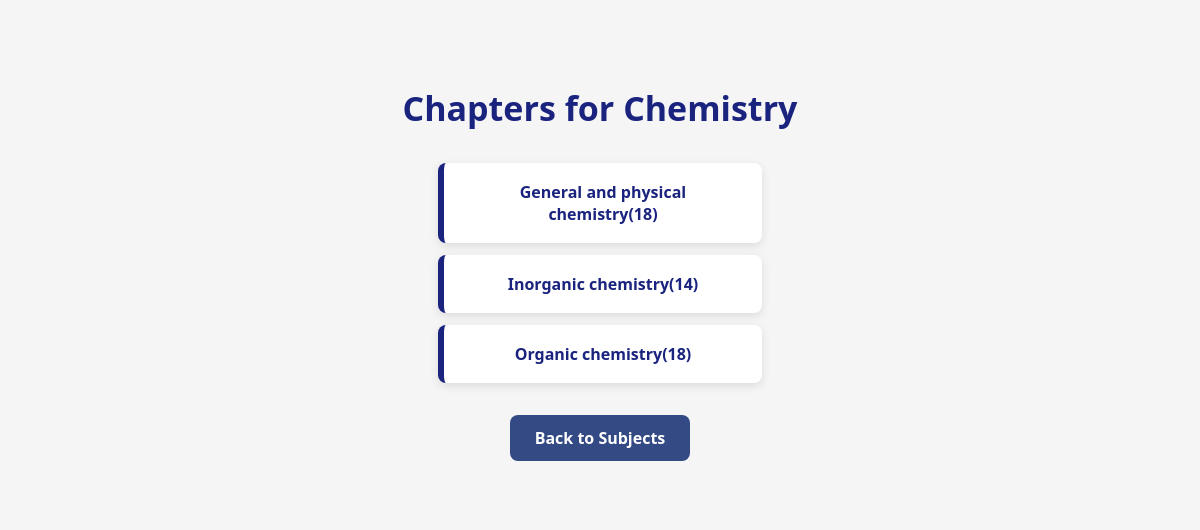
Screenshot of /subject/2/ with the database file from the repository.
### CEE_Quiz/models.py (models this page shows, shortened)
class Subject(models.Model):
    name = models.CharField(max_length=100)

class Chapter(models.Model):
    subject = models.ForeignKey(Subject, on_delete=models.CASCADE)
    name = models.CharField(max_length=100)

### CEE_Quiz/views.py (the view)
# urls.py: path('subject/<int:subject_id>/' , views.chapters,name='chapters' ),
def chapters(request, subject_id):
    subject = get_object_or_404(Subject, id= subject_id)
    chapters_list = Chapter.objects.filter(subject= subject)
    return render(request, 'chapter.html', {'subject':subject, 'chapters': chapters_list})

### CEE_Quiz/templates/chapter.html (shortened to what this page needs)
<!DOCTYPE html>
{% load static %}
<html lang="en">
<head>
    <link rel="stylesheet" href="{% static 'css/chapter.css' %}">
</head>
<body>
    <div class="container">
        <h1>Chapters for {{ subject.name }}</h1>
        <div class="chapter-container">
            {% for chap in chapters %}
                <div class="chapter-card">
                    <a href="{% url 'quiz' chap.id %}" class="chapter-link">{{ chap.name }}</a>
                </div>
        </div>
        <div class="back-button">
            <a href="{% url 'home' %}">Back to Subjects</a>
        </div>
    </div>
</body>
</html>

### CEE_Quiz/static/css/chapter.css (style rules this page uses)
body { font-family: 'Segoe UI', Tahoma, Geneva, Verdana, sans-serif; background: #f5f5f6; margin: 0; padding: 0; color: #333; }
.container { width: 85%; max-width: 900px; display: flex; flex-direction: column; margin: 40px auto; text-align: center; border: 2px solid transparent; padding: 20px; align-items: center; justify-content: flex-start; }
h1 { font-size: 34px; color: #1a237e; margin-bottom: 20px; }
a.chapter-link { display: block; margin: 12px auto; padding: 18px 25px; background: #fff; border-left: 6px solid #1a237e; border-radius: 8px; box-shadow: 0 3px 10px rgba(0,0,0,0.1); text-decoration: none; color: #1a237e; font-weight: bold; width: 80%; transition: all 0.3s ease; }
.back-button { margin-top: 20px; margin-bottom: 20px; }
.back-button a { display: inline-block; background-color: #344a84; color: #fff; padding: 12px 25px; border-radius: 8px; text-decoration: none; font-weight: bold; transition: background-color 0.2s, transform 0.2s; }

### rows the page displays
Subject: name "Chemistry"
Chapter: name "General and physical chemistry(18)"
Chapter: name "Inorganic chemistry(14)"
Chapter: name "Organic chemistry(18)"
